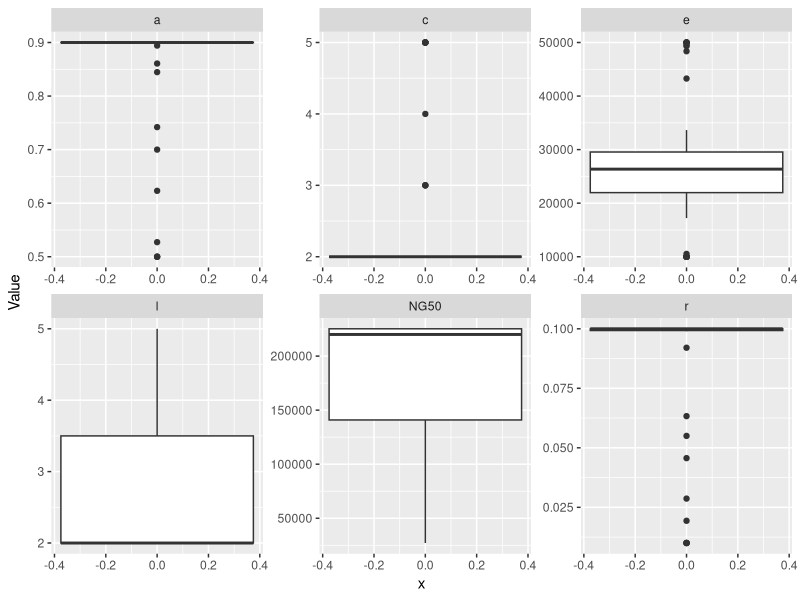
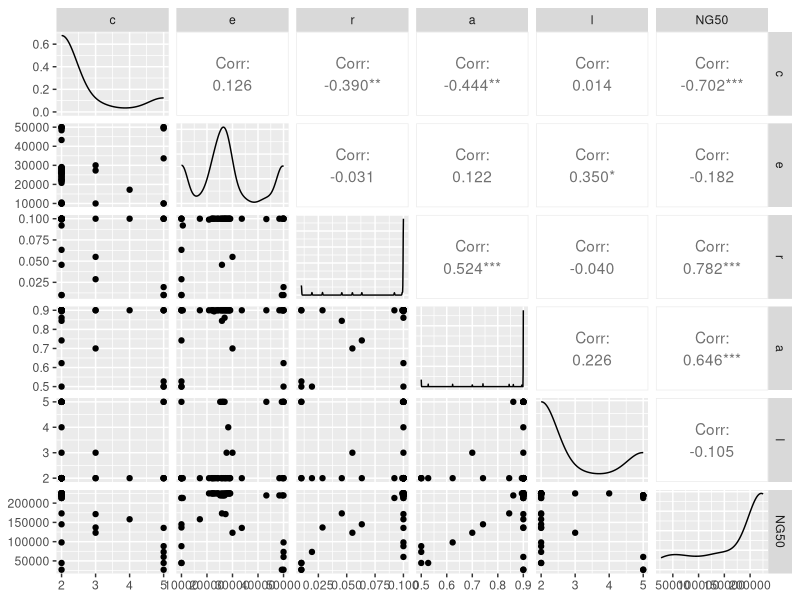
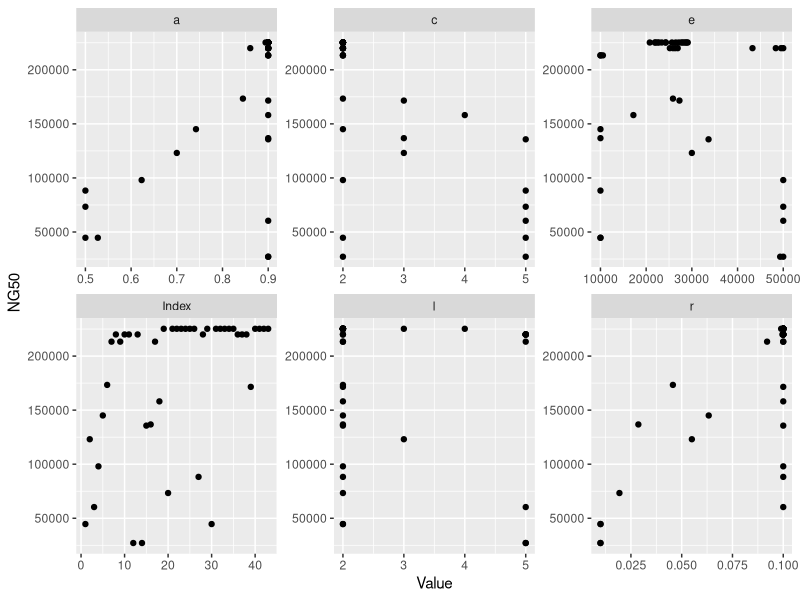

Reproduce these figures in R, in order.
## ---- chunk 1
library(dplyr)
library(GGally)
library(ggplot2)
library(knitr)
library(readr)
library(tidyr)
## ---- chunk 2
spearmint_arcs <- read_tsv("spearmint-arcs.tsv")
## ---- chunk 3
spearmint_arcs_tall <- spearmint_arcs %>%
	gather("Variable", "Value", -Index)
## ---- chunk 4
ggplot(spearmint_arcs_tall) +
	aes(x = 0, y = Value) +
	facet_wrap(~Variable, scales = "free") +
	geom_boxplot()
## ---- chunk 5
ggpairs(spearmint_arcs %>% select(-Index))
## ---- chunk 6
ggplot(spearmint_arcs %>%
		gather("Variable", "Value", -NG50)) +
	aes(x = Value, y = NG50) +
	facet_wrap(~Variable, scales = "free") +
	geom_point()
## ---- chunk 7
kable(spearmint_arcs)
